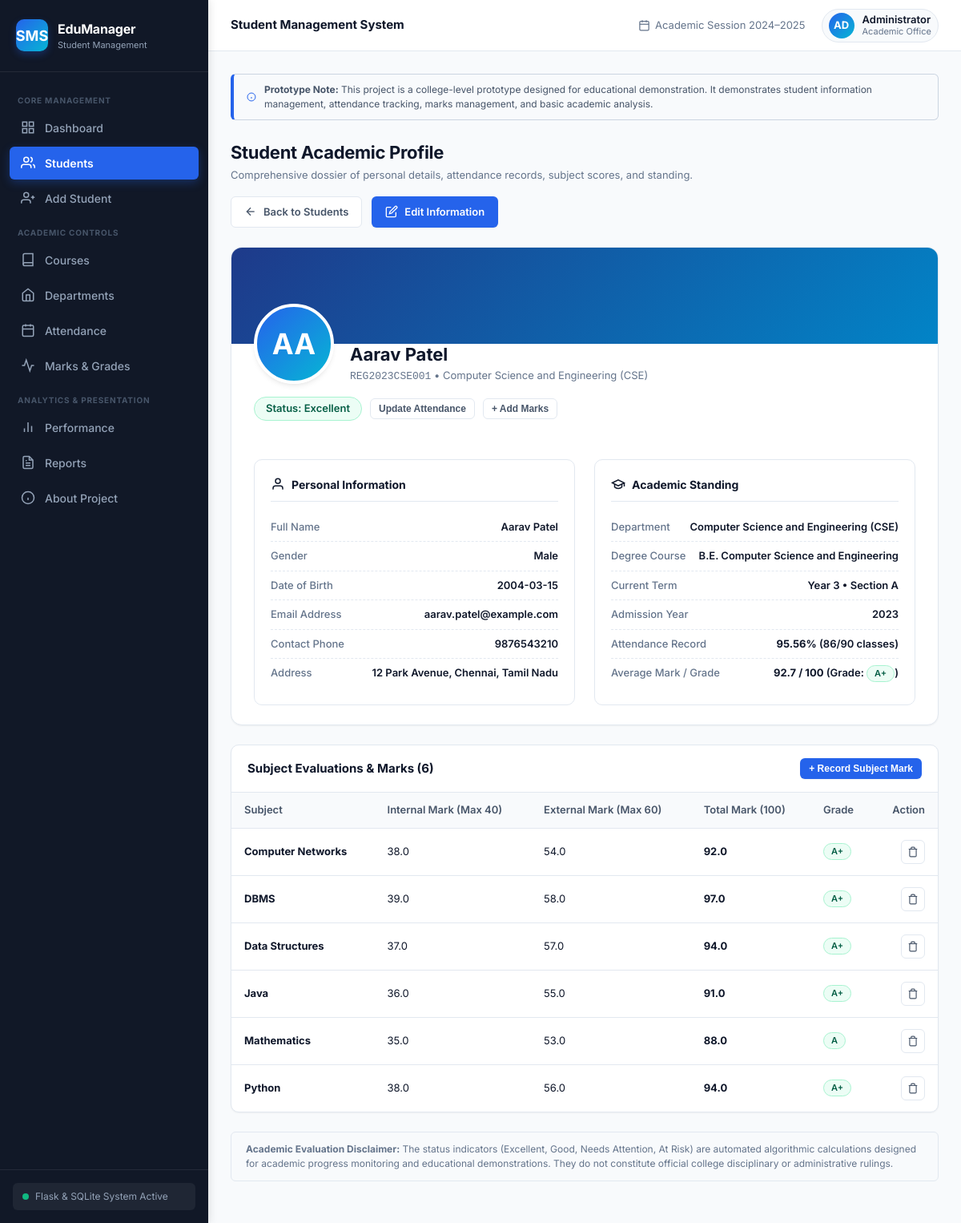
Screenshot of /students/1 with the database file from the repository.
### tables this page shows
CREATE TABLE students (
            id INTEGER PRIMARY KEY AUTOINCREMENT,
            name TEXT NOT NULL,
            register_number TEXT NOT NULL UNIQUE,
            email TEXT NOT NULL,
            phone TEXT NOT NULL,
            gender TEXT NOT NULL,
            dob TEXT NOT NULL,
            department_id INTEGER NOT NULL,
            course_id INTEGER NOT NULL,
            year INTEGER NOT NULL,
            section TEXT NOT NULL,
            admission_year INTEGER NOT NULL,
            address TEXT NOT NULL,
            created_at TIMESTAMP DEFAULT CURRENT_TIMESTAMP,
            FOREIGN KEY (department_id) REFERENCES departments(id) ON DELETE RESTRICT,
            FOREIGN KEY (course_id) REFERENCES courses(id) ON DELETE RESTRICT
        );

CREATE TABLE departments (
            id INTEGER PRIMARY KEY AUTOINCREMENT,
            name TEXT NOT NULL UNIQUE,
            code TEXT NOT NULL UNIQUE,
            hod TEXT NOT NULL
        );

CREATE TABLE courses (
            id INTEGER PRIMARY KEY AUTOINCREMENT,
            name TEXT NOT NULL,
            code TEXT NOT NULL UNIQUE,
            department_id INTEGER NOT NULL,
            duration TEXT NOT NULL,
            FOREIGN KEY (department_id) REFERENCES departments(id) ON DELETE RESTRICT
        );

CREATE TABLE marks (
            id INTEGER PRIMARY KEY AUTOINCREMENT,
            student_id INTEGER NOT NULL,
            subject TEXT NOT NULL,
            internal_mark REAL NOT NULL,
            external_mark REAL NOT NULL,
            total REAL NOT NULL,
            grade TEXT NOT NULL,
            UNIQUE(student_id, subject),
            FOREIGN KEY (student_id) REFERENCES students(id) ON DELETE CASCADE
        );

### app.py (the view)
@app.route("/students/<int:student_id>")
def student_profile_view(student_id):
    student = get_student_by_id(student_id)
    if not student:
        flash("Student record not found.", "danger")
        return redirect(url_for("students_list"))
    marks = get_student_marks(student_id)
    return render_template(
        "student_profile.html",
        active_page="students",
        student=student,
        marks=marks
    )

### database.py (called while the page is built)
def get_db_connection():
    if not os.path.exists(DB_DIR):
        os.makedirs(DB_DIR, exist_ok=True)
    conn = sqlite3.connect(DB_PATH)
    conn.row_factory = sqlite3.Row
    conn.execute("PRAGMA foreign_keys = ON")
    return conn

def calculate_grade(total):
    try:
        val = float(total)
    except (ValueError, TypeError):
        return "F"
    if val >= 90:
        return "A+"
    elif val >= 80:
        return "A"
    elif val >= 70:
        return "B+"
    elif val >= 60:
        return "B"
    elif val >= 50:
        return "C"
    else:
        return "F"

def calculate_student_status(attendance_percentage, avg_mark, failed_subjects_count):
    att = float(attendance_percentage or 0)
    avg = float(avg_mark or 0)
    failed = int(failed_subjects_count or 0)
    if att < 60 and failed > 0:
        return "At Risk"
    elif att < 75 or avg < 60:
        return "Needs Attention"
    elif avg >= 75 and att >= 75:
        return "Excellent"
    else:
        return "Good"

def get_student_marks(student_id):
    conn = get_db_connection()
    rows = conn.execute("""
        SELECT * FROM marks WHERE student_id = ? ORDER BY subject ASC
    """, (student_id,)).fetchall()
    conn.close()
    return [dict(r) for r in rows]

### templates/student_profile.html (shortened to what this page needs)
{% extends "base.html" %}
{% block content %}
<div class="page-header">
    <div>
        <h2 class="page-title">Student Academic Profile</h2>
        <p class="page-subtitle">Comprehensive dossier of personal details, attendance records, subject scores, and standing.</p>
    </div>
    <div class="header-actions">
        <a href="{{ url_for('students_list') }}" class="btn btn-secondary">
            <svg width="16" height="16" viewBox="0 0 24 24" fill="none" stroke="currentColor" stroke-width="2"><line x1="19" y1="12" x2="5" y2="12"></line><polyline points="12 19 5 12 12 5"></polyline></svg>
            <span>Back to Students</span>
        </a>
        <a href="{{ url_for('edit_student_view', student_id=student.id) }}" class="btn btn-primary">
            <svg width="16" height="16" viewBox="0 0 24 24" fill="none" stroke="currentColor" stroke-width="2"><path d="M11 4H4a2 2 0 0 0-2 2v14a2 2 0 0 0 2 2h14a2 2 0 0 0 2-2v-7"></path><path d="M18.5 2.5a2.121 2.121 0 0 1 3 3L12 15l-4 1 1-4 9.5-9.5z"></path></svg>
            <span>Edit Information</span>
        </a>
    </div>
</div>
<div class="profile-card">
    <div class="profile-banner"></div>
    <div class="profile-header-content">
        <div class="profile-avatar-box">
            <div class="profile-avatar">
                {{ student.name[:2]|upper }}
            </div>
            <div class="profile-name-area">
                <h2>{{ student.name }}</h2>
                <p><code>{{ student.register_number }}</code> • {{ student.department_name }} ({{ student.department_code }})</p>
            </div>
        </div>
        <div style="display: flex; gap: 10px; align-items: center; flex-wrap: wrap;">
            {% if student.status == 'Excellent' %}
                <span class="badge badge-success" style="font-size: 13px; padding: 6px 14px;">Status: Excellent</span>
            {% elif student.status == 'Good' %}
                <span class="badge badge-info" style="font-size: 13px; padding: 6px 14px;">Status: Good</span>
            {% elif student.status == 'Needs Attention' %}
                <span class="badge badge-warning" style="font-size: 13px; padding: 6px 14px;">Status: Needs Attention</span>
            {% else %}
                <span class="badge badge-danger" style="font-size: 13px; padding: 6px 14px;">Status: At Risk</span>
            {% endif %}
            <button type="button" class="btn btn-secondary btn-sm" onclick="openAttendanceModal({{ student.id }}, '{{ student.name|escape }}', {{ student.total_classes }}, {{ student.present_classes }})">
                Update Attendance
            </button>
            <button type="button" class="btn btn-secondary btn-sm" onclick="openMarksModal({{ student.id }}, '{{ student.name|escape }}')">
                + Add Marks
            </button>
        </div>
    </div>
    <div class="profile-grid">
        <div class="info-card">
            <div class="info-card-title">
                <svg width="18" height="18" viewBox="0 0 24 24" fill="none" stroke="currentColor" stroke-width="2"><path d="M20 21v-2a4 4 0 0 0-4-4H8a4 4 0 0 0-4 4v2"></path><circle cx="12" cy="7" r="4"></circle></svg>
                <span>Personal Information</span>
            </div>
            <div class="info-item">
                <span class="info-label">Full Name</span>
                <span class="info-value">{{ student.name }}</span>
            </div>
            <div class="info-item">
                <span class="info-label">Gender</span>
                <span class="info-value">{{ student.gender }}</span>
            </div>
            <div class="info-item">
                <span class="info-label">Date of Birth</span>
                <span class="info-value">{{ student.dob }}</span>
            </div>
            <div class="info-item">
                <span class="info-label">Email Address</span>
                <span class="info-value">{{ student.email }}</span>
            </div>
            <div class="info-item">
                <span class="info-label">Contact Phone</span>
                <span class="info-value">{{ student.phone }}</span>
            </div>
            <div class="info-item">
                <span class="info-label">Address</span>
                <span class="info-value" style="max-width: 250px;">{{ student.address }}</span>
            </div>
        </div>
        <div class="info-card">
            <div class="info-card-title">
                <svg width="18" height="18" viewBox="0 0 24 24" fill="none" stroke="currentColor" stroke-width="2"><path d="M22 10v6M2 10l10-5 10 5-10 5z"></path><path d="M6 12v5c3 3 9 3 12 0v-5"></path></svg>
                <span>Academic Standing</span>
            </div>
            <div class="info-item">
                <span class="info-label">Department</span>
                <span class="info-value">{{ student.department_name }} ({{ student.department_code }})</span>
            </div>
            <div class="info-item">
                <span class="info-label">Degree Course</span>
                <span class="info-value">{{ student.course_name }}</span>
            </div>
            <div class="info-item">
                <span class="info-label">Current Term</span>
                <span class="info-value">Year {{ student.year }} • Section {{ student.section }}</span>
            </div>
            <div class="info-item">
                <span class="info-label">Admission Year</span>
                <span class="info-value">{{ student.admission_year }}</span>
            </div>
            <div class="info-item">
                <span class="info-label">Attendance Record</span>
                <span class="info-value">
                    <strong>{{ student.attendance_percentage }}%</strong> ({{ student.present_classes }}/{{ student.total_classes }} classes)
                </span>
            </div>
            <div class="info-item">
                <span class="info-label">Average Mark / Grade</span>
                <span class="info-value">
                    <strong>{{ student.average_mark }} / 100</strong> (Grade: <span class="badge {% if student.overall_grade in ['A+', 'A'] %}badge-success{% elif student.overall_grade in ['B+', 'B'] %}badge-info{% elif student.overall_grade == 'C' %}badge-warning{% else %}badge-danger{% endif %}">{{ student.overall_grade }}</span>)
                </span>
            </div>
        </div>
    </div>
</div>
<div class="table-card">
    <div class="table-card-header">
        <h3 class="table-card-title">Subject Evaluations & Marks ({{ marks|length }})</h3>
        <button type="button" class="btn btn-primary btn-sm" onclick="openMarksModal({{ student.id }}, '{{ student.name|escape }}')">
            + Record Subject Mark
        </button>
    </div>
    <div class="table-responsive">
        <table class="data-table">
            <thead>
                <tr>
                    <th>Subject</th>
                    <th>Internal Mark (Max 40)</th>
                    <th>External Mark (Max 60)</th>
                    <th>Total Mark (100)</th>
                    <th>Grade</th>
                    <th style="text-align: right;">Action</th>
                </tr>
            </thead>
            <tbody>
                {% if marks %}
                    {% for m in marks %}
                        <tr>
                            <td><strong>{{ m.subject }}</strong></td>
                            <td>{{ m.internal_mark }}</td>
                            <td>{{ m.external_mark }}</td>
                            <td><strong>{{ m.total }}</strong></td>
                            <td>
                                {% if m.grade in ['A+', 'A'] %}
                                    <span class="badge badge-success">{{ m.grade }}</span>
                                {% elif m.grade in ['B+', 'B'] %}
                                    <span class="badge badge-info">{{ m.grade }}</span>
                                {% elif m.grade == 'C' %}
                                    <span class="badge badge-warning">{{ m.grade }}</span>
                                {% else %}
                                    <span class="badge badge-danger">{{ m.grade }}</span>
                                {% endif %}
                            </td>
                            <td style="text-align: right;">
                                <button type="button" class="icon-btn delete" title="Delete Mark Record" onclick="confirmAction('Delete mark record for {{ m.subject }}?', '{{ url_for('delete_mark_action', mark_id=m.id) }}')">
                                    <svg width="14" height="14" viewBox="0 0 24 24" fill="none" stroke="currentColor" stroke-width="2"><polyline points="3 6 5 6 21 6"></polyline><path d="M19 6v14a2 2 0 0 1-2 2H7a2 2 0 0 1-2-2V6m3 0V4a2 2 0 0 1 2-2h4a2 2 0 0 1 2 2v2"></path></svg>
                                </button>
                            </td>
                        </tr>
                    {% endfor %}
                {% else %}
                    <tr>
                        <td colspan="6" style="text-align: center; color: var(--text-muted); padding: 24px;">
                            No subject marks recorded yet. Click "Record Subject Mark" to add grades.
                        </td>
                    </tr>
                {% endif %}
            </tbody>
        </table>
    </div>
</div>
<div style="background: #f8fafc; border: 1px solid var(--border-color); border-radius: var(--radius-sm); padding: 12px 18px; font-size: 12px; color: var(--text-muted); margin-bottom: 24px;">
    <strong>Academic Evaluation Disclaimer:</strong> The status indicators (Excellent, Good, Needs Attention, At Risk) are automated algorithmic calculations designed for academic progress monitoring and educational demonstrations. They do not constitute official college disciplinary or administrative rulings.
</div>
{% endblock %}

### rows the page displays
students: name "AA", name "Aarav Patel", register_number "REG2023CSE001", gender "Male", dob "2004-03-15", email "aarav.patel@example.com", phone "9876543210", address "12 Park Avenue, Chennai, Tamil Nadu", year "3", section "A", admission_year "2023"
departments: department_name "Computer Science and Engineering", department_code "CSE"
courses: course_name "B.E. Computer Science and Engineering"
marks: subject "Computer Networks", internal_mark "38.0", external_mark "54.0", total "92.0", grade "A+"
marks: subject "DBMS", internal_mark "39.0", external_mark "58.0", total "97.0", grade "A+"
marks: subject "Data Structures", internal_mark "37.0", external_mark "57.0", total "94.0", grade "A+"
marks: subject "Java", internal_mark "36.0", external_mark "55.0", total "91.0", grade "A+"
marks: subject "Mathematics", internal_mark "35.0", external_mark "53.0", total "88.0", grade "A"
marks: subject "Python", internal_mark "38.0", external_mark "56.0", total "94.0", grade "A+"

### other values shown
{{ student.attendance_percentage }} "95.56"
{{ student.present_classes }} "86"
{{ student.total_classes }} "90"
{{ student.average_mark }} "92.7"
{{ student.overall_grade }} "A+"
{{ marks|length }} "6"
